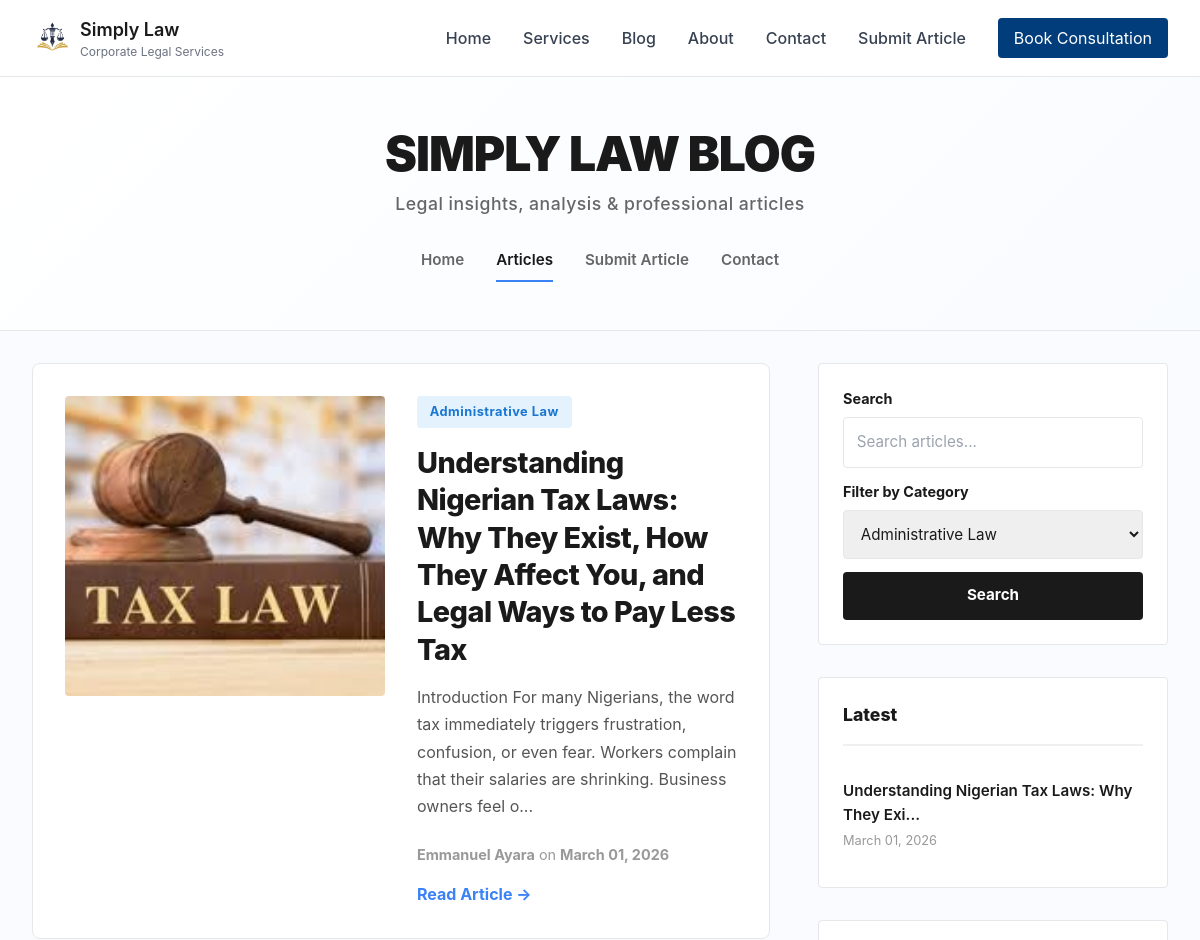
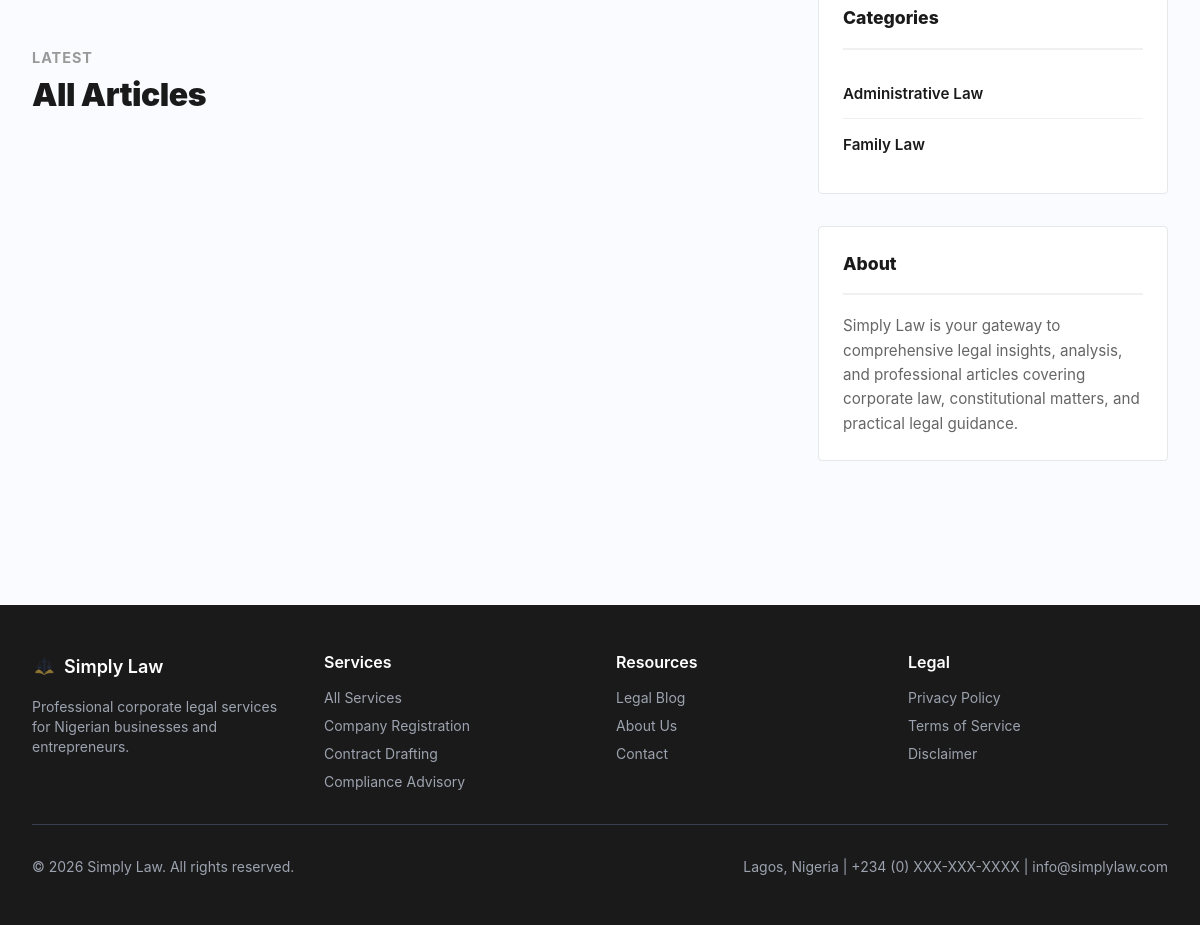
Screenshot of /blog?category=Administrative+Law with the database file from the repository (2 pictures, top to bottom).
### models.py (models this page shows, shortened)
class Article(db.Model):
    id = db.Column(db.Integer, primary_key=True)
    email = db.Column(db.String(120), nullable=False)
    title = db.Column(db.String(200), nullable=False)
    content = db.Column(db.Text, nullable=False)
    author = db.Column(db.String(100), nullable=False)
    date_posted = db.Column(db.DateTime, default=datetime.utcnow, nullable=False)
    date_submitted = db.Column(db.DateTime, default=datetime.utcnow, nullable=False)
    status = db.Column(
        db.String(20),
        nullable=False,
        default='pending',
        index=True  # ✅ Frequently queried
    )
    category = db.Column(
        db.String(100),
        nullable=False,
        default='General',
        index=True  # ✅ Frequently used for filtering
    )
    likes = db.Column(db.Integer, default=0, nullable=False)
    views = db.Column(db.Integer, default=0, nullable=False)
    cover_image = db.Column(db.String(255), nullable=True)
    document_filename = db.Column(db.String(255), nullable=True)
    deleted_at = db.Column(db.DateTime, nullable=True)
    is_draft = db.Column(db.Boolean, default=False, nullable=False)
    comments = db.relationship('Comment', backref='article', lazy=True, cascade='all, delete-orphan')
    visits = db.relationship('Visit', backref='article', lazy=True, cascade='all, delete-orphan')
    __table_args__ = (
        db.Index('idx_article_status_category', 'status', 'category'),
        db.Index('idx_article_date_posted', 'date_posted'),
        db.Index('idx_article_deleted_at', 'deleted_at'),  # ✅ For soft delete queries
        db.Index('idx_article_is_draft', 'is_draft'),  # ✅ For draft queries
    )

### blueprints/public.py (the view)
@public_bp.route('/blog')
def blog():
    page = request.args.get('page', 1, type=int)
    category = request.args.get('category', '', type=str)
    per_page = 12
    query = Article.query.filter(
        Article.status == 'approved',
        Article.deleted_at.is_(None),
        Article.is_draft == False
    ).order_by(Article.date_posted.desc())
    if category:
        query = query.filter(Article.category == category)
    articles = query.paginate(page=page, per_page=per_page)
    categories = db.session.query(Article.category).filter(
        Article.status == 'approved',
        Article.deleted_at.is_(None)
    ).distinct().all()
    return render_template('pages/blog.html',
        articles=articles,
        category=category,
        categories=categories,
        page_title='Legal Articles & Insights',
        page_description='Corporate law articles, tips, and legal insights for Nigerian businesses'
    )

### templates/pages/blog.html (shortened to what this page needs)
{% extends "base.html" %}
{% block content %}
<div class="blog-wrapper">
    <div class="blog-header">
        <div style="max-width: 1400px; margin: 0 auto; padding: 0 2rem;">
            <h1 class="blog-title">SIMPLY LAW BLOG</h1>
            <p class="blog-subtitle">Legal insights, analysis & professional articles</p>
            <div class="blog-nav">
                <a href="{{ url_for('public.home') }}" class="blog-nav-item">Home</a>
                <div class="blog-nav-item active">Articles</div>
                <a href="{{ url_for('articles.submit_article') }}" class="blog-nav-item">Submit Article</a>
                <a href="{{ url_for('contact.contact') }}" class="blog-nav-item">Contact</a>
            </div>
        </div>
    </div>
    <div class="blog-container">
        <div class="main-content">
            {% if articles.items %}
                {% set featured = articles.items[0] %}
                <div class="featured-section">
                    <div class="featured-article">
                        {% if featured.cover_image %}
                            <img
                                src="{{ url_for('static', filename='uploads/' + featured.cover_image) }}"
                                alt="Featured Article"
                                class="featured-image"
                                loading="lazy"
                            >
                        {% else %}
                            <div style="background: linear-gradient(135deg, #667eea 0%, #764ba2 100%); border-radius: 4px;"></div>
                        {% endif %}
                        <div class="featured-content">
                            <div>
                                <div class="featured-tag">{{ featured.category }}</div>
                                <h2 class="featured-title">{{ featured.title }}</h2>
                                <p class="featured-text">{{ featured.content[:180] }}{% if featured.content|length > 180 %}...{% endif %}</p>
                            </div>
                            <div>
                                <p class="featured-meta">
                                    <strong>{{ featured.author }}</strong> on
                                    <strong>{{ featured.date_posted.strftime('%B %d, %Y') }}</strong>
                                </p>
                                <a href="{{ url_for('articles.read_more', article_id=featured.id) }}"
                                   style="color: #3b82f6; font-weight: 700; text-decoration: none; display: inline-block; margin-top: 1rem;">
                                    Read Article →
                                </a>
                            </div>
                        </div>
                    </div>
                </div>
                <div class="articles-section">
                    <div class="section-label">Latest</div>
                    <h2 class="section-title">All Articles</h2>
                </div>
            {% else %}
                <div class="empty-state">
                    <div class="empty-icon">📄</div>
                    <p class="empty-text">No articles yet. Check back soon for legal insights and analysis!</p>
                </div>
            {% endif %}
        </div>
        <aside class="blog-sidebar">
            <div class="search-section">
                <form method="get" action="{{ url_for('public.blog') }}" style="display: flex; flex-direction: column;">
                    <label style="font-size: 0.9rem; font-weight: 700; margin-bottom: 0.5rem; color: #1a1a1a;">Search</label>
                    <input
                        type="text"
                        name="search"
                        class="search-input"
                        placeholder="Search articles..."
                        style="margin-bottom: 0.8rem;"
                    >
                    <label style="font-size: 0.9rem; font-weight: 700; margin-bottom: 0.5rem; color: #1a1a1a;">Filter by Category</label>
                    <select name="category" class="category-filter">
                        {% for cat in categories %}
                            <option value="{{ cat[0] }}" {% if category == cat[0] %}selected{% endif %}>
                                {{ cat[0] }}
                            </option>
                        {% endfor %}
                    </select>
                    <button type="submit" class="search-btn">Search</button>
                </form>
            </div>
            {% set latest_articles = articles.items[:4] if articles.items else [] %}
            {% if latest_articles %}
                <div class="sidebar-section">
                    <div class="sidebar-title">Latest</div>
                    {% for article in latest_articles %}
                        <div class="latest-item">
                            <a href="{{ url_for('articles.read_more', article_id=article.id) }}">
                                {{ article.title[:45] }}{% if article.title|length > 45 %}...{% endif %}
                            </a>
                            <span class="latest-date">{{ article.date_posted.strftime('%B %d, %Y') }}</span>
                        </div>
                    {% endfor %}
                </div>
            {% endif %}
            {% if categories %}
                <div class="sidebar-section">
                    <div class="sidebar-title">Categories</div>
                    {% for cat in categories %}
                        <div class="latest-item">
                            <a href="{{ url_for('public.blog', category=cat[0]) }}">
                                {{ cat[0] }}
                            </a>
                        </div>
                    {% endfor %}
                </div>
            {% endif %}
            <div class="sidebar-section">
                <div class="sidebar-title">About</div>
                <p style="font-size: 0.95rem; color: #666; line-height: 1.6; margin: 0;">
                    Simply Law is your gateway to comprehensive legal insights, analysis, and professional articles covering corporate law, constitutional matters, and practical legal guidance.
                </p>
            </div>
        </aside>
    </div>
</div>
{% endblock %}

### templates/base.html (style rules this page uses)
* { margin: 0; padding: 0; box-sizing: border-box; }
html { scroll-behavior: smooth; }
body { font-family: 'Inter', system-ui, -apple-system, sans-serif; background-color: #fafaf8; color: #1a1a1a; line-height: 1.6; }
a { transition: color 0.3s ease; }
button, .btn { transition: all 0.2s ease; }
.page-container { min-height: 100vh; display: flex; flex-direction: column; }
h1, h2, h3, h4, h5, h6 { font-weight: 700; line-height: 1.2; margin-bottom: 0.5rem; }
h1 { font-size: 2.5rem; }
h2 { font-size: 2rem; }
button, a[class*="btn"], input, select, textarea { transition: all 0.2s ease; }

### templates/pages/blog.html (style rules this page uses)
* { box-sizing: border-box; }
body { background-color: #fafbff; }
.blog-wrapper { background: #fafbff; min-height: 100vh; }
.blog-header { background: linear-gradient(135deg, #ffffff 0%, #f8fbff 100%); padding: 3rem 0; border-bottom: 1px solid #e5e7eb; margin-bottom: 0; }
.blog-title { font-size: 3rem; font-weight: 900; color: #1a1a1a; margin: 0; letter-spacing: -1px; text-align: center; }
.blog-subtitle { font-size: 1.1rem; color: #666; text-align: center; margin-top: 0.5rem; font-weight: 500; letter-spacing: 0.5px; }
.blog-nav { display: flex; gap: 2rem; justify-content: center; margin-top: 1.5rem; flex-wrap: wrap; }
.blog-nav-item { font-size: 0.95rem; font-weight: 600; color: #666; cursor: pointer; padding: 0.5rem 0; border-bottom: 2px solid transparent; transition: all 0.3s ease; }
.blog-nav-item:hover, .blog-nav-item.active { color: #1a1a1a; border-bottom-color: #3b82f6; }
.blog-container { max-width: 1400px; margin: 0 auto; padding: 2rem; display: grid; grid-template-columns: 1fr 350px; gap: 3rem; }
.featured-section { margin-bottom: 3rem; }
.featured-article { display: grid; grid-template-columns: 1fr 1fr; gap: 2rem; background: white; padding: 2rem; border-radius: 8px; border: 1px solid #e5e7eb; transition: all 0.3s ease; animation: fadeIn 0.8s ease-out; }
.featured-image { width: 100%; height: 300px; object-fit: cover; border-radius: 4px; transition: transform 0.4s ease; }
.featured-content { display: flex; flex-direction: column; justify-content: space-between; }
.featured-tag { display: inline-block; background: #e3f2fd; color: #1976d2; padding: 0.4rem 0.8rem; border-radius: 4px; font-size: 0.8rem; font-weight: 700; margin-bottom: 1rem; width: fit-content; letter-spacing: 0.5px; }
.featured-title { font-size: 1.8rem; font-weight: 800; color: #1a1a1a; margin: 0 0 1rem 0; line-height: 1.3; letter-spacing: -0.5px; }
.featured-text { font-size: 1rem; line-height: 1.7; color: #555; margin-bottom: 1.5rem; }
.featured-meta { font-size: 0.9rem; color: #999; margin-top: auto; }
.articles-section { margin-bottom: 3rem; }
.section-label { font-size: 0.9rem; font-weight: 700; color: #999; text-transform: uppercase; letter-spacing: 1px; margin-bottom: 0.5rem; }
.section-title { font-size: 2rem; font-weight: 900; color: #1a1a1a; margin: 0 0 2rem 0; letter-spacing: -0.5px; }
.blog-sidebar { position: sticky; top: 100px; height: fit-content; }
.sidebar-section { background: white; border: 1px solid #e5e7eb; border-radius: 4px; padding: 1.5rem; margin-bottom: 2rem; animation: fadeIn 0.8s ease-out; }
.sidebar-title { font-size: 1.1rem; font-weight: 800; color: #1a1a1a; margin: 0 0 1.2rem 0; padding-bottom: 1rem; border-bottom: 2px solid #f0f0f0; }
.latest-item { padding: 0.8rem 0; border-bottom: 1px solid #f0f0f0; transition: all 0.2s ease; }
.latest-item:last-child { border-bottom: none; }
.latest-item a { color: #1a1a1a; text-decoration: none; font-weight: 600; font-size: 0.95rem; line-height: 1.4; transition: color 0.2s ease; }
.latest-date { font-size: 0.8rem; color: #999; display: block; margin-top: 0.3rem; }
.search-section { background: white; border: 1px solid #e5e7eb; border-radius: 4px; padding: 1.5rem; margin-bottom: 2rem; }
.search-input { width: 100%; padding: 0.8rem; border: 1px solid #e5e7eb; border-radius: 4px; font-size: 0.95rem; margin-bottom: 0.8rem; font-family: inherit; }
.category-filter { width: 100%; padding: 0.8rem; border: 1px solid #e5e7eb; border-radius: 4px; font-size: 0.95rem; font-family: inherit; cursor: pointer; margin-bottom: 0.8rem; }
.search-btn { width: 100%; padding: 0.8rem; background: #1a1a1a; color: white; border: none; border-radius: 4px; font-weight: 700; font-size: 0.95rem; cursor: pointer; transition: all 0.2s ease; }

### rows the page displays
Article: cover_image (picture), category "Administrative Law", title "Understanding Nigerian Tax Laws: Why They Exist, How They Affect You, and Legal Ways to Pay Less Tax", content "Introduction For many Nigerians, the word tax immediately triggers frustration, confusion, or even fear. Workers complain that their salaries are shrinking. Business owners feel o", author "Emmanuel Ayara", date_posted "March 01, 2026", title "Understanding Nigerian Tax Laws: Why They Exi"
Article: category "Family Law"

### other values shown
{{ cat[0] }} "Administrative Law"
form field category "Administrative Law"
